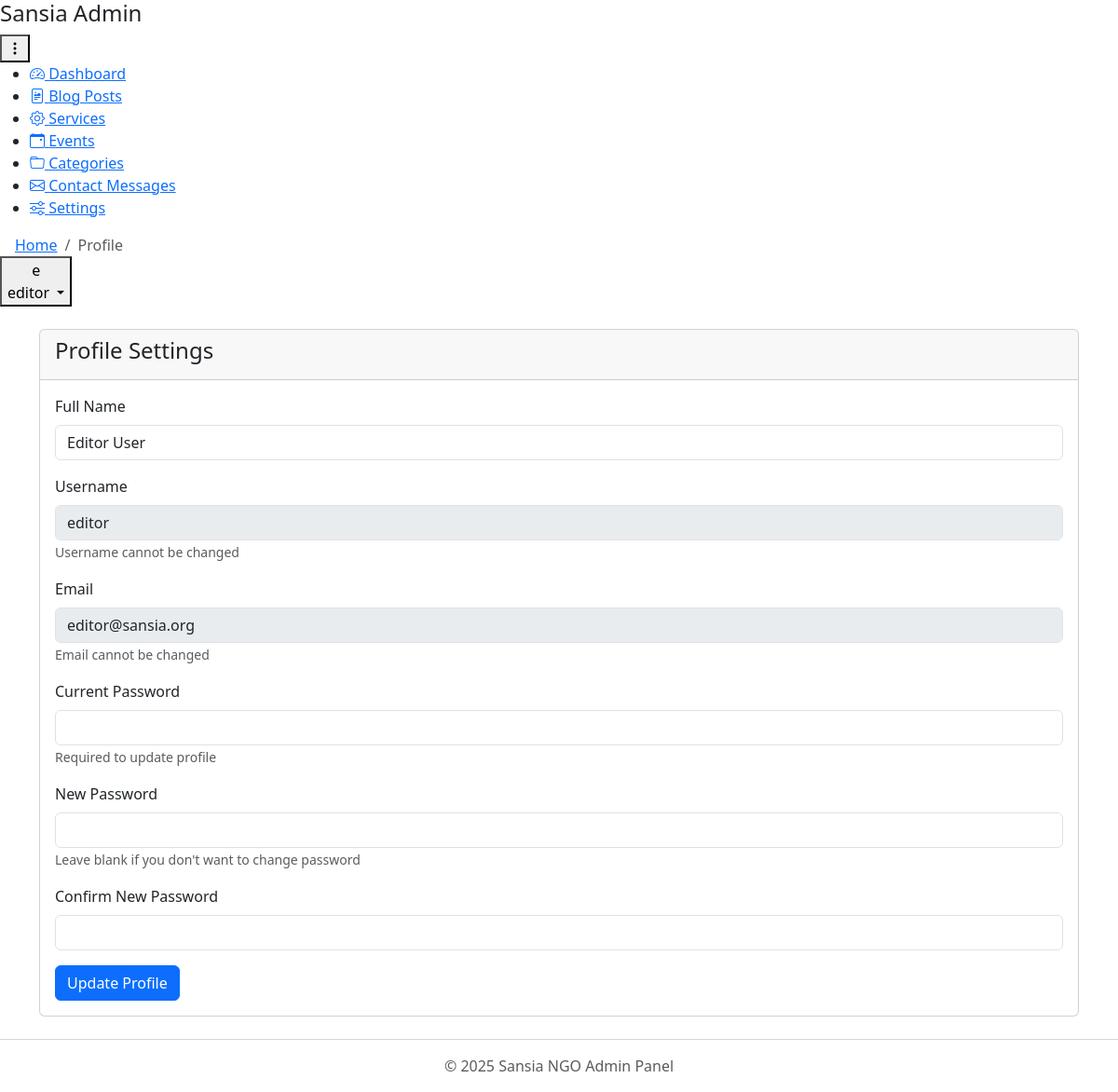
The app's page /admin/profile.php (signed in) with its own data.
### tables this page shows
CREATE TABLE `users` (
  `id` int(11) NOT NULL,
  `username` varchar(50) NOT NULL,
  `password` varchar(255) NOT NULL,
  `email` varchar(100) NOT NULL,
  `full_name` varchar(100) DEFAULT NULL,
  `iv` varchar(250) DEFAULT NULL,
  `phone` bigint(250) DEFAULT NULL,
  `role` enum('admin','editor','user') NOT NULL DEFAULT 'user',
  `created_at` timestamp NOT NULL DEFAULT CURRENT_TIMESTAMP
);

### admin/function.php (called while the page is built, shortened)
<?php
function getUserById($conn, $user_id)
{
    try {
        $query = "SELECT id, full_name, username, email, role FROM users WHERE id = ?";
        $stmt = $conn->prepare($query);
        $stmt->execute([$user_id]);
        return $stmt->fetch(PDO::FETCH_ASSOC);
    } catch (PDOException $e) {
        error_log("Error fetching user: " . $e->getMessage());
        return false;
    }
}
?>

### admin/profile.php (the view, shortened to what this page needs)
<?php
require_once 'function.php';
require_once '../config/db.php';
$user_id = $_SESSION['user_id'];
$user = getUserById($conn, $user_id);
?>
<!DOCTYPE html>
<html lang="en">
<head>
    <link rel="stylesheet" href="../assets/admin/css/bootstrap.min.css">
    <link rel="stylesheet" href="../assets/admin/css/custom.css">
</head>
<body>
    <?php include 'includes/header.php'; ?>
    <div class="container mt-4">
        <div class="row">
            <div class="col-12">
                <div class="card">
                    <div class="card-header">
                        <h4>Profile Settings</h4>
                    </div>
                    <div class="card-body">
                        <form id="profile-form">
                            <div class="mb-3">
                                <label for="full_name" class="form-label">Full Name</label>
                                <input type="text" class="form-control" id="full_name" name="full_name"
                                    value="<?php echo htmlspecialchars($user['full_name']); ?>" required>
                            </div>
                            <div class="mb-3">
                                <label for="username" class="form-label">Username</label>
                                <input type="text" class="form-control" id="username"
                                    value="<?php echo htmlspecialchars($user['username']); ?>" disabled>
                                <small class="text-muted">Username cannot be changed</small>
                            </div>
                            <div class="mb-3">
                                <label for="email" class="form-label">Email</label>
                                <input type="email" class="form-control" id="email"
                                    value="<?php echo htmlspecialchars($user['email']); ?>" disabled>
                                <small class="text-muted">Email cannot be changed</small>
                            </div>
                            <div class="mb-3">
                                <label for="current_password" class="form-label">Current Password</label>
                                <input type="password" class="form-control" id="current_password"
                                    name="current_password">
                                <small class="text-muted">Required to update profile</small>
                            </div>
                            <div class="mb-3">
                                <label for="new_password" class="form-label">New Password</label>
                                <input type="password" class="form-control" id="new_password" name="new_password">
                                <small class="text-muted">Leave blank if you don't want to change password</small>
                            </div>
                            <div class="mb-3">
                                <label for="confirm_password" class="form-label">Confirm New Password</label>
                                <input type="password" class="form-control" id="confirm_password"
                                    name="confirm_password">
                            </div>
                            <button type="submit" class="btn btn-primary">Update Profile</button>
                        </form>
                    </div>
                </div>
            </div>
        </div>
    </div>
    <?php include 'includes/footer.php'; ?>
</body>
</html>

### records on screen
users: full_name "Editor User", username "editor", email "editor@sansia.org"

### other values on screen
str_replace('.php', '', $current_page) "Profile"
substr($_SESSION['username'] ?? 'A', 0, 1) "e"
$_SESSION['username'] "editor"
